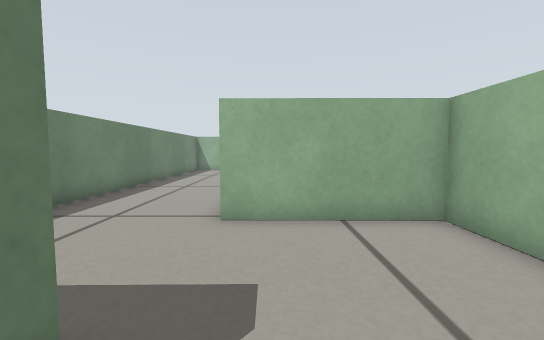
[1] (above)

23 first-person views from a walk through a Gazebo world. The camera is 0.29 m above the floor, tilts 4° down and sees 90° across. The floor is counted in squares, 0.2 m on a side. Each view is taken from the middle of a square. On the plan, view 1 faces up. The plan holds only what a view shows up to about 13 squares ahead; the rest is blank.

[2]
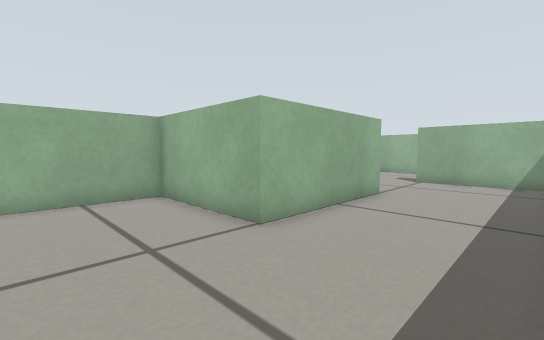

[3]
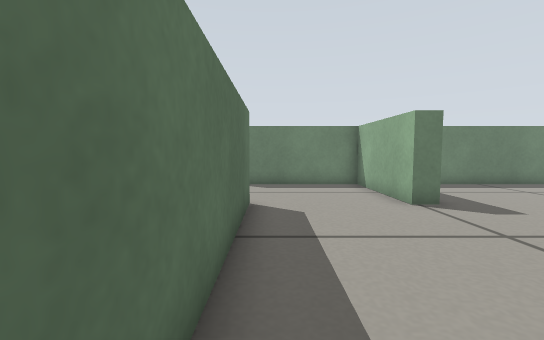

[4]
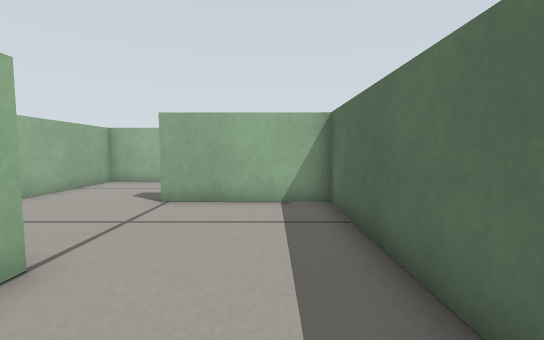

[5]
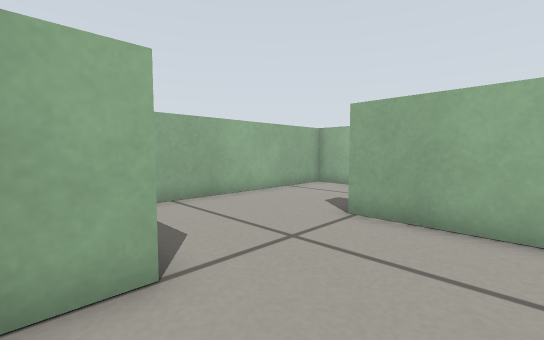

[6]
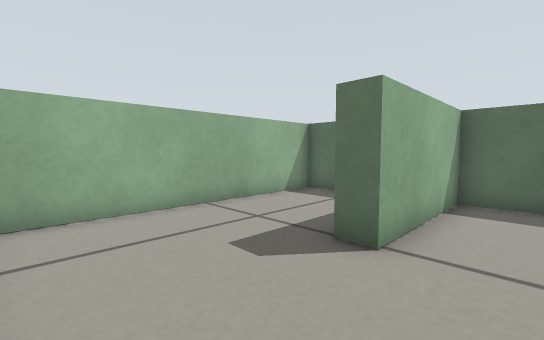

[7]
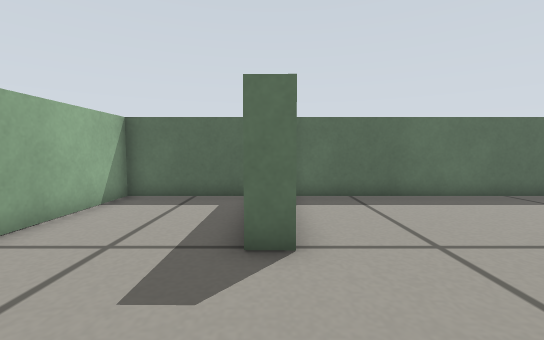

[8]
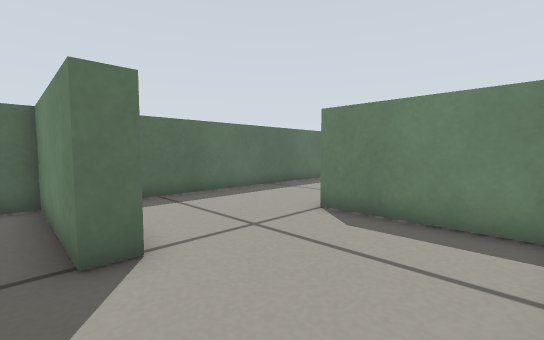

[9]
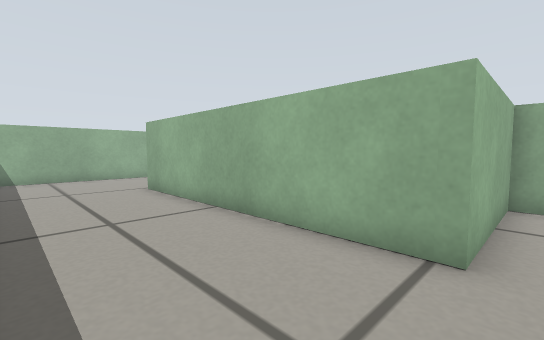

[10]
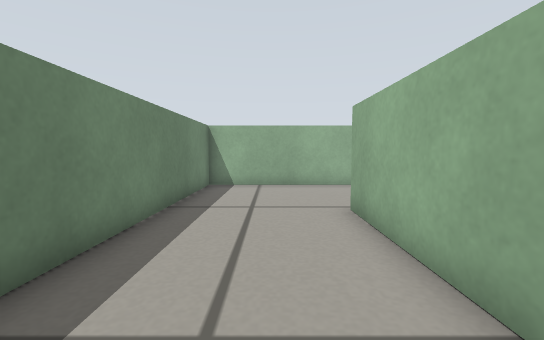

[11]
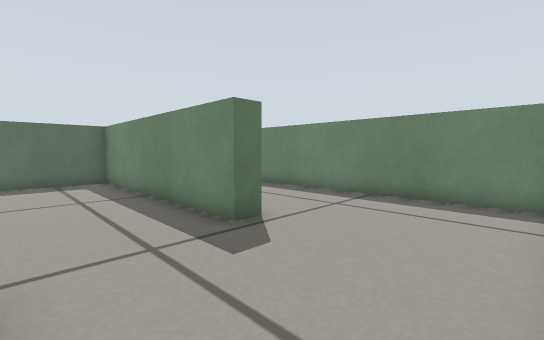

[12]
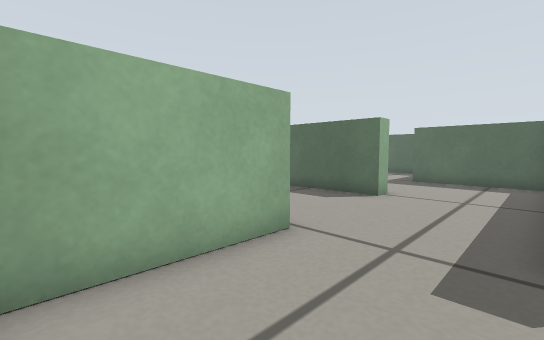

[13]
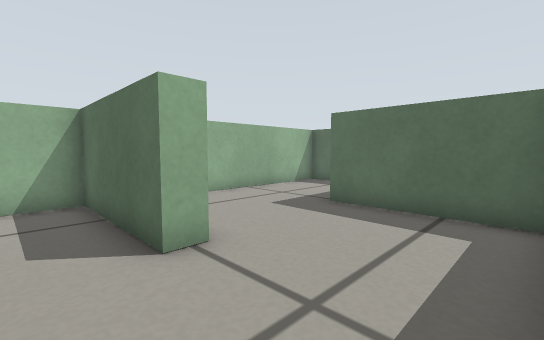

[14]
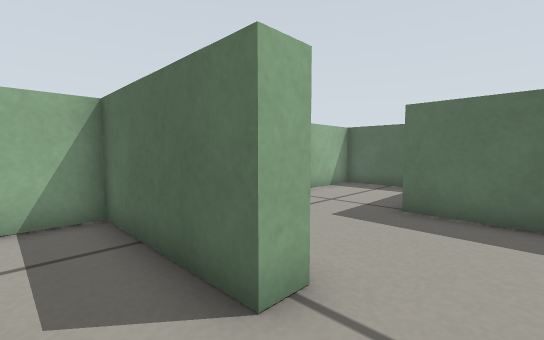

[15]
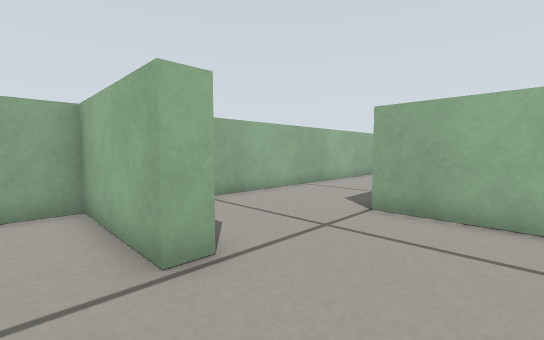

[16]
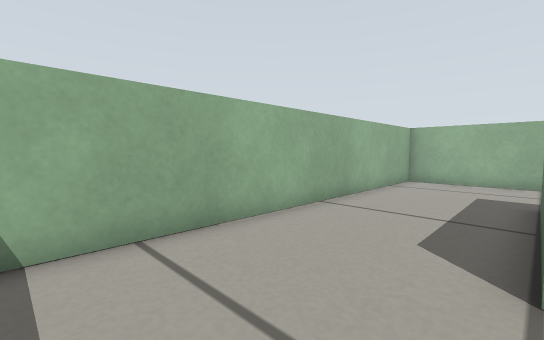

[17]
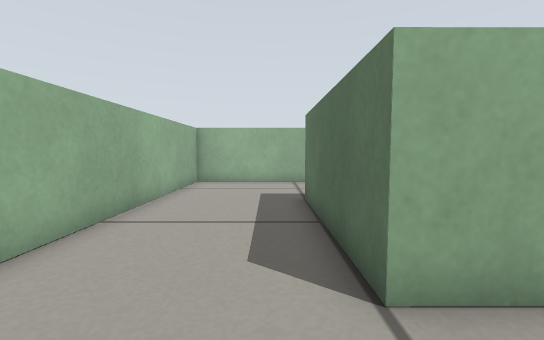

[18]
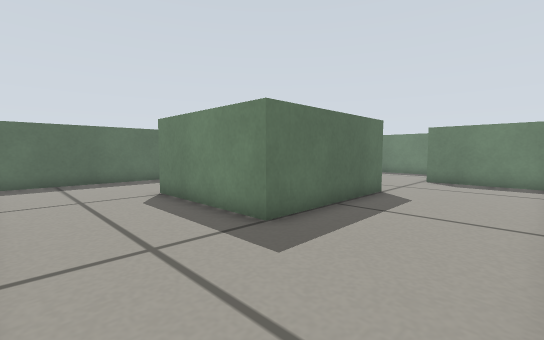

[19]
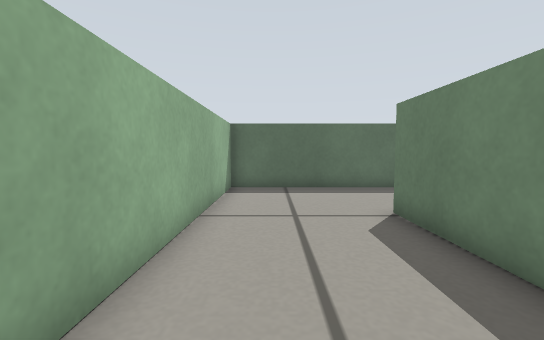

[20]
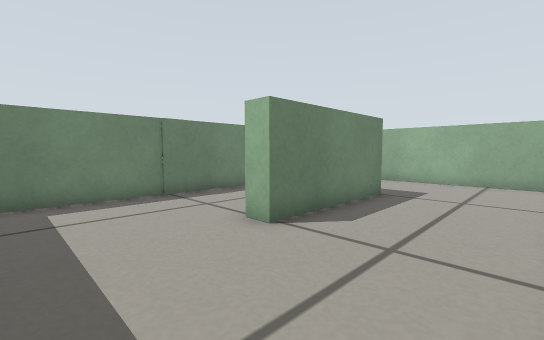

[21]
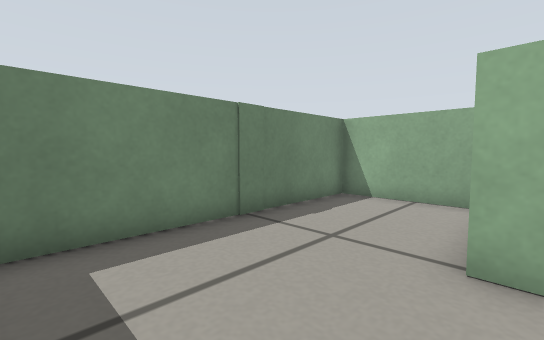

[22]
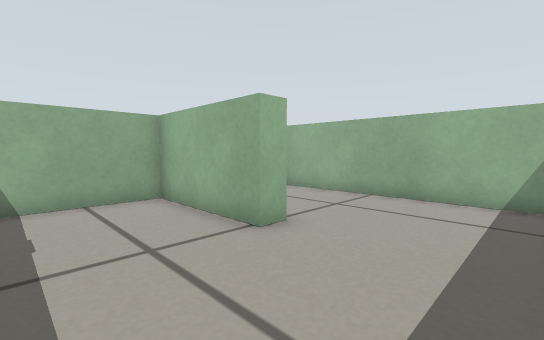

[23]
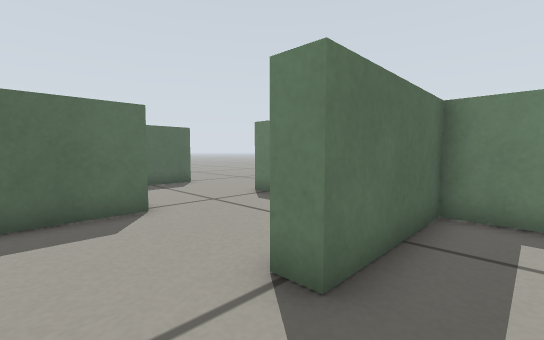

### Floor plan
Points are (right, up) in squares from view 1. A wall is a line through its corners. A room is listed if a view was taken in it or the views show most of it. See-through windows are left out.
Room 1 (views 1, 2, 3, 4, 5)
walls: (-1.2, 1.5) (-1.2, 0.8) (-5.7, 0.8) (-5.7, -4.6); (-1.5, -3.6) (13.6, -3.6) (13.7, 1.2); (9.2, 0.9) (3.7, 0.9)
ways out: opening at (11.5, 1) to room 2; opening at (1, 1) to room 4; opening at (-3.5, -4)
Room 2 (view 6)
walls: (9.2, 5.1) (9.2, 0.9); (13.4, 5.5) (10.9, 5.5)
ways out: opening at (11.5, 1) to room 1; opening at (14, 3.5) to room 3
Room 3 (views 7, 8)
walls: (13.7, 1.2) (14.4, 1.1) (14.3, -3.6) (18.6, -3.6) (18.6, 5.4) (13.4, 5.5)
ways out: opening at (14, 3.5) to room 2
Room 4 (views 9, 10, 23)
walls: (3.3, 1.2) (3.3, 1.7); (3.7, 0.9) (3.7, 5.6) (-1.1, 5.6) (-1.1, 15.6); (-1.6, 20.5) (-5.7, 20.5) (-5.7, 1.5) (-1.2, 1.5)
ways out: opening at (1, 1) to room 1; opening at (-1, 18) to room 5
Room 5 (views 11, 12, 13, 14, 15)
walls: (-1.1, 15.6) (-0.3, 15.6) (-0.3, 10.5); (3.3, 16.2) (3.3, 20.5) (1.9, 20.5); (0.4, 20.5) (-1.6, 20.5); (3.6, 10.7) (3.6, 11.4)
ways out: opening at (-1, 18) to room 4; opening at (4, 14) to room 6; opening at (1.5, 11) to room 9
Room 6 (views 16, 17, 18, 19, 20, 21)
walls: (4.1, 20.1) (4.1, 16.2) (3.3, 16.2); (3.6, 11.4) (8.4, 11.5) (8.4, 15.9) (14.2, 16) (14.2, 10.8) (13.4, 10.8); (13.5, 6.2) (18.6, 6.1) (18.6, 20.5) (4.9, 20.5)
ways out: opening at (4, 14) to room 5; opening at (14, 8.5) to room 7
Room 7 (view 22)
walls: (13.4, 10.8) (13.4, 15.2) (9.2, 15.2) (9.2, 6.9); (12.1, 6.2) (13.5, 6.2)
ways out: opening at (14, 8.5) to room 6
Room 8 (no view inside)
walls: (3.4, 6.3) (4.4, 6.3); (5.9, 1.6) (8.4, 1.6) (8.4, 7.9)
ways out: opening at (4, 8.5) to room 9
Room 9 (no view inside)
walls: (-0.3, 10.5) (-0.3, 6.3) (3.4, 6.3)
ways out: opening at (1.5, 11) to room 5; opening at (4, 8.5) to room 8

Where each view was taken, in squares from view 1:
view 1: 0 up, 0 right, facing up
view 2: 3 down, 0 right, facing up-right
view 3: 3 down, 6 right, facing left
view 4: 2 down, 6 right, facing right
view 5: 2 down, 8 right, facing up-right
view 6: 5 up, 12 right, facing down-right
view 7: 5 up, 14 right, facing down
view 8: 5 up, 15 right, facing down-left
view 9: 5 up, 5 left, facing up-right
view 10: 9 up, 3 left, facing up
view 11: 20 up, 3 right, facing down-left
view 12: 20 up, 0 right, facing down-right
view 13: 13 up, 0 right, facing down-right
view 14: 13 up, 2 right, facing down-right
view 15: 13 up, 2 right, facing up-right
view 16: 16 up, 5 right, facing up-right
view 17: 17 up, 6 right, facing right
view 18: 20 up, 18 right, facing down-left
view 19: 17 up, 17 right, facing down
view 20: 7 up, 18 right, facing up-left
view 21: 7 up, 14 right, facing up-left
view 22: 7 up, 10 right, facing up-right
view 23: 3 up, 1 right, facing down-left
